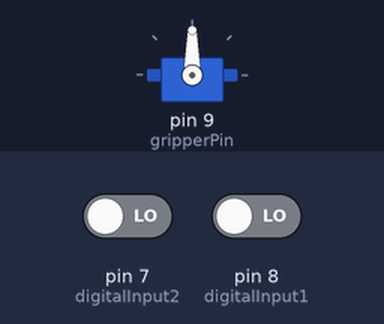
A sketch run on a simulated Arduino Uno, built with avr-gcc and run on an emulated ATmega328P. Shown: servo. Inputs (shaded band) come from the test bench; at power-on: pin 7 (digitalInput2) LOW, pin 8 (digitalInput1) LOW.

Above: at 1.2 s.
1.3 s: pin 7 (digitalInput2) driven HIGH
At 2.3 s:
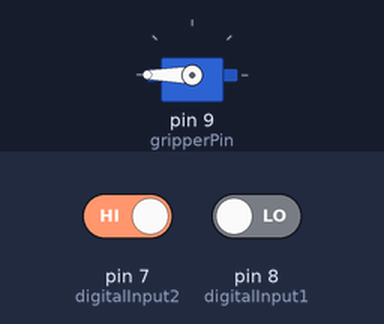
2.8 s: pin 8 (digitalInput1) driven HIGH
At 3.4 s:
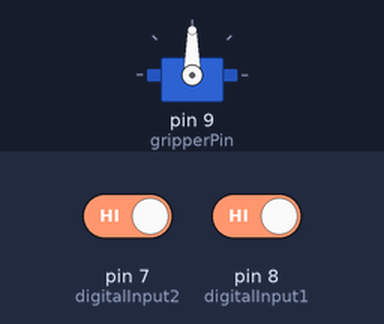
4.3 s: pin 8 (digitalInput1) driven LOW
At 4.6 s:
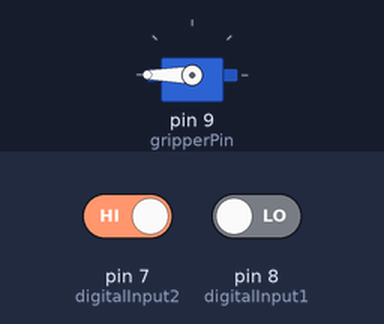
Timing chart, 0 to 7.3 s (numbered marks = the images above; inputs shaded):
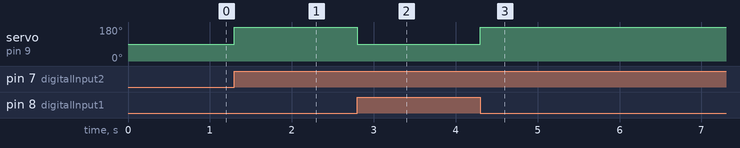

The sketch:

ur_control.ino
```cpp
#include <Servo.h>

const int gripperPin = 9; // Pin connected to the servo control
const int digitalInput1 = 8; // D8 connected to M8 Digital Output 1
const int digitalInput2 = 7; // D7 connected to M8 Digital Output 2

Servo gripperServo; // Create a servo object

void setup() {

  gripperServo.attach(gripperPin); // Attach the servo to the specified pin
  pinMode(digitalInput1, INPUT);
  pinMode(digitalInput2, INPUT);

}

void loop() {

  int input1State = digitalRead(digitalInput1);
  int input2State = digitalRead(digitalInput2);

  // Control the gripper based on the input signals
  if (input1State == HIGH) {
    // Set the gripper to 90 degrees
    gripperServo.write(90);

  } else if (input2State == HIGH) {
    // Set the gripper to 180 degrees
    gripperServo.write(180);

  }

}
```

Measured:
- after the input at 1.3 s, servo on pin 9 (gripperPin): 90° → 180° at once
- after the input at 2.8 s, servo on pin 9 (gripperPin): 180° → 90° at once
- after the input at 4.3 s, servo on pin 9 (gripperPin): 90° → 180° at once
